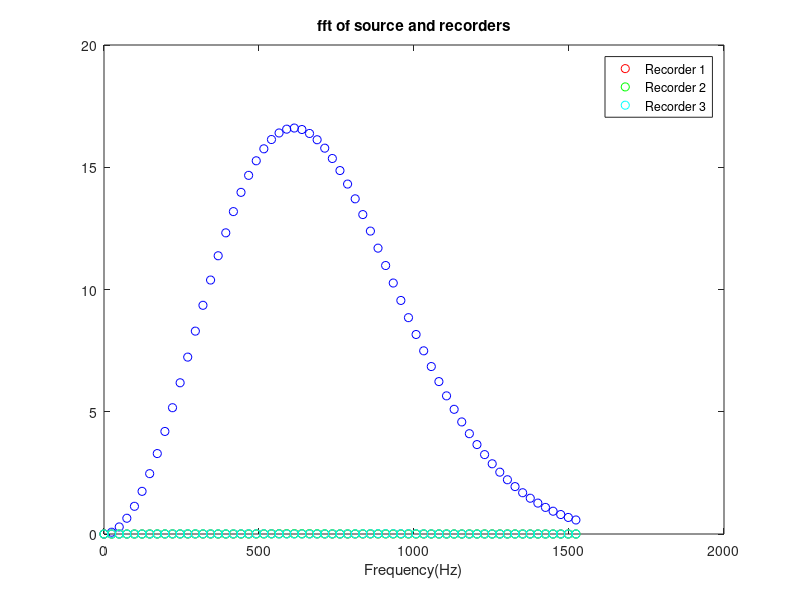
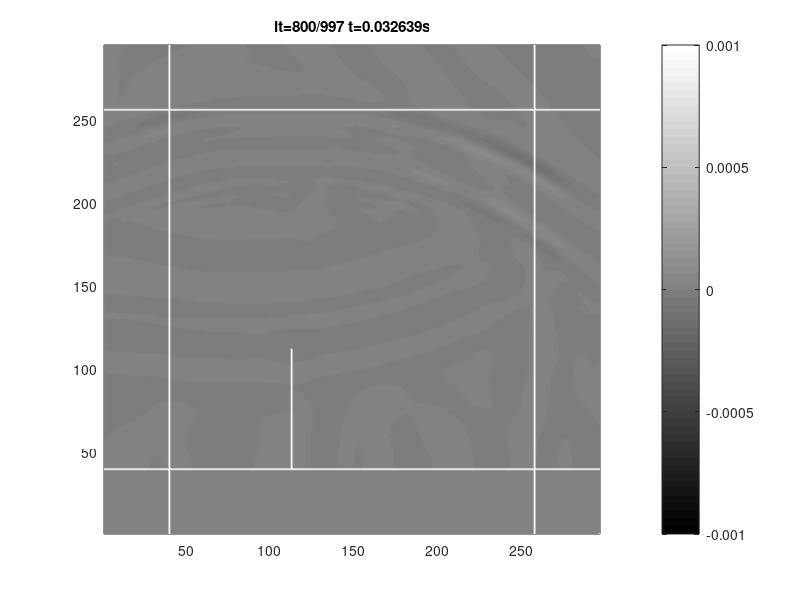

The MATLAB source for these figures, in order: (Note: this script raises an error after producing the figures.)
function return_args=thin_wall(ifshow,k_max,m,fp,if_free)
if nargin<1
    close all
    clc
    ifshow=1;
    fp=68*9;
    k_max=5637*fp/500;
    m=1.4;
    if_free=0;
end
%% INITIALIZATION OF GRID AND SIMULATING PARAMETERS
c=340;          % Speed of sound
lp=c/fp;        % Associated wavelength with peak frequency
md=2;           % dr=md/fp
d=1.0;          % d distance in exercise (in m)
dx=c/fp/20;     % Spatial discretisation step, at least 20 samples
                % per wavelength
nd=ceil(d/dx);  % number of grids in d.
if mod(nd,2)==1 % nd should be even, because nd/2 is needed.
    nd=nd+1;
end
dx=d/nd;             % Recalculate dx
dy=dx;               % Same grid in x,y
np=lp/dx;            % Does not need to be integer
nx=6*nd+2+1;         % Number of cells in x direction
ny=6*nd+1;           % Number of cells in y direction
npml=40;             % Number of cells in PML
xdim=nx-2+2*npml;    % Total number of columns
ydim=ny-2+2*npml;    % Total number of rows
cn=1/sqrt(2);
dt=cn*dx/c/sqrt(2);  % Time step
cdtdx=c*dt/dx;       % c * dt / dx. Needed for ricker wavelet
nt=round(2*md/(fp*dt)+...
         sqrt(xdim^2+ydim^2)/cdtdx);%Number of time steps
%%% FFT INITIALIZATIONS
fmax=1/(2*dt);       % Maximum frequency in fft
df=fmax/(nt/2);      % Frequency resolution
disp(['d=',num2str(d),' m'])
disp(['nx=',num2str(nx),' dx=',num2str(dx),' nt=',num2str(nt)])
disp(['fp=',num2str(fp),'Hz df=',num2str(df),' fmax=',num2str(fmax)])
%% OTHER INITIALIZATIONS
col_s=npml+nd;       % X location of source
row_s=npml+ny-1-nd/2;% Y location of source
col_r1=col_s+2*nd+2; % X location of recorder1
col_r2=col_r1+nd;    % X location of recorder2
col_r3=col_r2+nd;    % X location of recorder3
source=arrayfun(@(it)ricker_wavelet(cdtdx,np,it,md),1:nt);
r1=zeros(nt,1);      % Recorder1 Pre alocation
r2=r1;               % Recorder2 Pre alocation
r3=r2;               % Recorder3 Pre alocation
fft_source=abs(fft(source))';
f=(0:df:2.5*fp)';
fft_source=fft_source(1:length(f));
if ifshow
    figure(1)% to show the fft of source
    plot(f,fft_source,'bo')
    xlabel('Frequency(Hz)')
    title('fft of source and recorders')
end
% Defining the fields
ox=zeros(ydim,xdim);
oy=ox;
p=ox;
px=spalloc(ydim,xdim,2*npml*ydim+(nx-2)*npml);
py=px; % px and py are sparse. They fit around p.
% Frame is just made to better see the boundaries and source
% Frame is prealocated for more elements that actually needed.
frame=sparse(ydim,xdim,3*ydim+3*xdim);
frame(npml,:)=1;frame(ny+npml-1,:)=1;
frame(:,npml)=1;frame(:,nx+npml-1)=1;
frame(npml+ny-2*nd-1:npml+ny-1,npml+2*nd+1)=1;
%% INITIALIZING THE DAMPING MATRICES
% Starting out with the ox and oy...
KO_x=spalloc(ydim,xdim,(2*npml-1)*ydim);
KO_y=spalloc(ydim,xdim,npml*xdim);
dpml=npml-0.5;%maximum length of PML
dist=(0.5:1:dpml);%All Os have 0.5 offset.
base_damp=repmat(k_max*(dist'/dpml).^m,1,xdim);
KO_y(1:npml,:)=flipud(base_damp);%Top PML - OY
KO_y(end-npml+2:end,:)=base_damp(1:end-1,:); % Bottom PML - OY
base_damp=repmat(k_max*(dist/npml).^m,ydim,1);%needed for Ox
KO_x(:,end-npml+1:end)=base_damp;%right part of Ox
% The left part of Ox has 1 element less
KO_x(:,1:npml-1)=fliplr(base_damp(:,1:end-1));
% Now calculating the damping matrices for p.
KP_x=spalloc(ydim,xdim,2*npml*ydim);
KP_y=spalloc(ydim,xdim,2*npml*ydim);
dist=(0:npml-1);% Here there is no offset.
base_damp=repmat(k_max*(dist'/dpml).^m,1,xdim);
KP_y(end-npml+1:end,:)=base_damp;
KP_y(1:npml,:)=flipud(base_damp);
base_damp=repmat(k_max*(dist/dpml).^m,ydim,1);%needed for px
KP_x(:,1:npml)=fliplr(base_damp);
KP_x(:,end-npml+1:end)=base_damp;
% Construction of some needed constant matrices in update equations.
KO_x_o=(1-KO_x*dt/2)./(1+KO_x*dt/2);%Multiplied by previous ox
KO_x_p=dt/dx./(1+KO_x*dt/2);%Multiplied by p.
KO_y_o=(1-KO_y*dt/2)./(1+KO_y*dt/2);%Multiplied by previous oy
KO_y_p=dt/dy./(1+KO_y*dt/2);%Multiplied by p.
KP_x_o=c^2*dt/dx;
KP_x_p=1-KP_x*dt;
KP_y_o=c^2*dt/dy;
KP_y_p=1-KP_y*dt;
%% TIME STEPPING ITERATION
if ifshow;
    figure(2);
end
display='it=0/nt t=0.000000';
fprintf(display)
for it=1:nt
    t=(it-1)*dt;
    fprintf(repmat('\b',1,length(display)))
    display=sprintf('it=%d/%d t=%.6fs',it,nt,t);
    fprintf(display);
    p(row_s,col_s)=p(row_s,col_s)+source(it);
    r1(it)=p(row_s,col_r1);
    r2(it)=p(row_s,col_r2);
    r3(it)=p(row_s,col_r3);
    
    % Update Equations
    ox=fin_diff([p+px+py,zeros(ydim,1)],ox,'x',KO_x_p,KO_x_o);
    oy=fin_diff([zeros(1,xdim);p+px+py],oy,'y',KO_y_p,KO_y_o);
    p=fin_diff([ox(:,1),ox],px+p,'x',KP_x_o,KP_x_p);

    px(:,[1:npml,nx+npml-1:end])=p(:,[1:npml,nx+npml-1:end]);
    px([1:npml,ny+npml-1:end],:)=p([1:npml,ny+npml-1:end],:);
    p(:,[1:npml,nx+npml-1:end])=0;
    p([1:npml,ny+npml-1:end],:)=0;
    
    p=fin_diff([oy;zeros(1,xdim)],py+p,'y',KP_y_o,KP_y_p);
    
    py(:,[1:npml,nx+npml-1:end])=p(:,[1:npml,nx+npml-1:end]); %#ok<*SPRIX>
    py([1:npml,ny+npml-1:end],:)=p([1:npml,ny+npml-1:end],:); %#ok<SPRIX>
    p(:,[1:npml,nx+npml-1:end])=0;
    p([1:npml,ny+npml-1:end],:)=0;
    
    % Boundries
    if ~if_free
        p (npml+ny-2*nd-1:npml+ny-1,npml+2*nd+1)=0; % Thin wall
        p (npml+ny-1,:)=0;  % Ground
        px(npml+ny-1,:)=0;
        py(npml+ny-1,:)=0;
    end
  
    if ifshow && mod(it,400)==0;
        pcolor(flipud(p+px+py+frame));
        colormap('gray');
        shading interp
        caxis([-.001 .001])
        colorbar
        xlim([1 xdim])
        ylim([1 ydim])
        title(display)
        getframe(); 
    end
end
fprintf('\n')
%% POST PROCESSING
return_args=struct('f',0,'r1',0,'r2',0,'r3',0,'E',0);

% Calculate remaining energy
ox=ox(npml:end-npml+1,npml:end-npml+1);
oy=oy(npml:end-npml+1,npml:end-npml+1);
energy=sum(sum(ox.^2+oy.^2));
return_args.E=energy;

% Calculate fft
fft_r1=abs(fft(r1));
fft_r2=abs(fft(r2));
fft_r3=abs(fft(r3));
fft_r1=fft_r1(1:length(f));
fft_r2=fft_r2(1:length(f));
fft_r3=fft_r3(1:length(f));
% Plot FFT of recorders if requested
if ifshow
    figure(1);%Back to fft plot
    hold on
    h1=plot(f,fft_r1,'ro');
    h2=plot(f,fft_r2,'go');
    h3=plot(f,fft_r3,'co');
    legend([h1,h2,h3],'Recorder 1','Recorder 2','Recorder 3','Location',...
           'NorthEast')
end
% Fit curve using spline
ft=fittype('splineinterp');
opts=fitoptions(ft);
opts.Normalize = 'on';
[f,fft_r1]=prepareCurveData(f,fft_r1);
[f,fft_r2]=prepareCurveData(f,fft_r2);
[f,fft_r3]=prepareCurveData(f,fft_r3);
[f,fft_source]=prepareCurveData(f,fft_source);
fit_r1=fit(f,fft_r1,ft,opts);
fit_r2=fit(f,fft_r2,ft,opts);
fit_r3=fit(f,fft_r3,ft,opts);
fit_source=fit(f,fft_source,ft,opts);
if ifshow
    figure(1);%Back to fft plot
    hold on
    plot(f,fit_r1(f),'r');
    plot(f,fit_r2(f),'g');
    plot(f,fit_r3(f),'c');
end
f=linspace(0.5*fp,1.5*fp,101);
f=f(1:end-1);
return_args.f=f;
return_args.r1=fit_r1(f)./fit_source(f);
return_args.r2=fit_r2(f)./fit_source(f);
return_args.r3=fit_r3(f)./fit_source(f);
end

function value=ricker_wavelet(cdtdx,np,it,md)
    value=pi^2*(cdtdx*it/np-md)^2;
    value=(1-2*value)*exp(-value);
end

function b=fin_diff(a,b,direction,scale_a,scale_b)
    switch direction
      case 'x'
        cols=1:size(b,2);
        b=full(scale_b.*b-scale_a.*(a(:,cols+1)-a(:,cols)));
      case 'y'
        rows=1:size(b,1);
        b=full(scale_b.*b-scale_a.*(a(rows,:)-a(rows+1,:)));
    end
end

